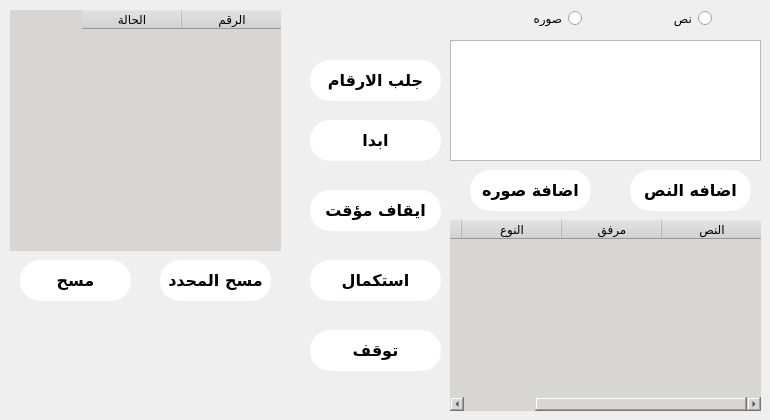
    <widget class="QWidget" name="tab_7">
     <attribute name="title">
      <string/>
     </attribute>
     <widget class="QTableWidget" name="tableWidget_3">
      <property name="geometry">
       <rect>
        <x>10</x>
        <y>10</y>
        <width>271</width>
        <height>241</height>
       </rect>
      </property>
      <property name="layoutDirection">
       <enum>Qt::RightToLeft</enum>
      </property>
      <property name="autoFillBackground">
       <bool>false</bool>
      </property>
      <property name="styleSheet">
       <string notr="true">border: none;
background-color: #d7d6d5;
</string>
      </property>
      <property name="textElideMode">
       <enum>Qt::ElideRight</enum>
      </property>
      <column>
       <property name="text">
        <string>الرقم</string>
       </property>
      </column>
      <column>
       <property name="text">
        <string>الحالة</string>
       </property>
      </column>
     </widget>
     <widget class="QPushButton" name="pushButton_15">
      <property name="geometry">
       <rect>
        <x>310</x>
        <y>120</y>
        <width>131</width>
        <height>41</height>
       </rect>
      </property>
      <property name="font">
       <font>
        <family>Almarai</family>
        <pointsize>12</pointsize>
        <weight>75</weight>
        <bold>true</bold>
       </font>
      </property>
      <property name="cursor">
       <cursorShape>PointingHandCursor</cursorShape>
      </property>
      <property name="styleSheet">
       <string notr="true">border-radius: 20px;
background-color: rgb(255, 255, 255);
</string>
      </property>
      <property name="text">
       <string>ابدا</string>
      </property>
      <property name="iconSize">
       <size>
        <width>200</width>
        <height>50</height>
       </size>
      </property>
     </widget>
     <widget class="QPushButton" name="pushButton_16">
      <property name="geometry">
       <rect>
        <x>310</x>
        <y>260</y>
        <width>131</width>
        <height>41</height>
       </rect>
      </property>
      <property name="font">
       <font>
        <family>Almarai</family>
        <pointsize>12</pointsize>
        <weight>75</weight>
        <bold>true</bold>
       </font>
      </property>
      <property name="cursor">
       <cursorShape>PointingHandCursor</cursorShape>
      </property>
      <property name="styleSheet">
       <string notr="true">border-radius: 20px;
background-color: rgb(255, 255, 255);
</string>
      </property>
      <property name="text">
       <string>استكمال</string>
      </property>
      <property name="iconSize">
       <size>
        <width>200</width>
        <height>50</height>
       </size>
      </property>
     </widget>
     <widget class="QPushButton" name="pushButton_17">
      <property name="geometry">
       <rect>
        <x>310</x>
        <y>190</y>
        <width>131</width>
        <height>41</height>
       </rect>
      </property>
      <property name="font">
       <font>
        <family>Almarai</family>
        <pointsize>12</pointsize>
        <weight>75</weight>
        <bold>true</bold>
       </font>
      </property>
      <property name="cursor">
       <cursorShape>PointingHandCursor</cursorShape>
      </property>
      <property name="styleSheet">
       <string notr="true">border-radius: 20px;
background-color: rgb(255, 255, 255);
</string>
      </property>
      <property name="text">
       <string>ايقاف مؤقت</string>
      </property>
      <property name="iconSize">
       <size>
        <width>200</width>
        <height>50</height>
       </size>
      </property>
     </widget>
     <widget class="QPushButton" name="pushButton_18">
      <property name="geometry">
       <rect>
        <x>20</x>
        <y>260</y>
        <width>111</width>
        <height>41</height>
       </rect>
      </property>
      <property name="font">
       <font>
        <family>Almarai</family>
        <pointsize>12</pointsize>
        <weight>75</weight>
        <bold>true</bold>
       </font>
      </property>
      <property name="cursor">
       <cursorShape>PointingHandCursor</cursorShape>
      </property>
      <property name="styleSheet">
       <string notr="true">border-radius: 20px;
background-color: rgb(255, 255, 255);
</string>
      </property>
      <property name="text">
       <string>مسح</string>
      </property>
      <property name="iconSize">
       <size>
        <width>200</width>
        <height>50</height>
       </size>
      </property>
     </widget>
     <widget class="QPushButton" name="pushButton_19">
      <property name="geometry">
       <rect>
        <x>310</x>
        <y>60</y>
        <width>131</width>
        <height>41</height>
       </rect>
      </property>
      <property name="font">
       <font>
        <family>Almarai</family>
        <pointsize>12</pointsize>
        <weight>75</weight>
        <bold>true</bold>
       </font>
      </property>
      <property name="cursor">
       <cursorShape>PointingHandCursor</cursorShape>
      </property>
      <property name="styleSheet">
       <string notr="true">border-radius: 20px;
background-color: rgb(255, 255, 255);
</string>
      </property>
      <property name="text">
       <string>جلب الارقام</string>
      </property>
      <property name="iconSize">
       <size>
        <width>200</width>
        <height>50</height>
       </size>
      </property>
     </widget>
     <widget class="QPushButton" name="pushButton_21">
      <property name="geometry">
       <rect>
        <x>310</x>
        <y>330</y>
        <width>131</width>
        <height>41</height>
       </rect>
      </property>
      <property name="font">
       <font>
        <family>Almarai</family>
        <pointsize>12</pointsize>
        <weight>75</weight>
        <bold>true</bold>
       </font>
      </property>
      <property name="cursor">
       <cursorShape>PointingHandCursor</cursorShape>
      </property>
      <property name="styleSheet">
       <string notr="true">border-radius: 20px;
background-color: rgb(255, 255, 255);
</string>
      </property>
      <property name="text">
       <string>توقف</string>
      </property>
      <property name="iconSize">
       <size>
        <width>200</width>
        <height>50</height>
       </size>
      </property>
     </widget>
     <widget class="QPushButton" name="pushButton_20">
      <property name="geometry">
       <rect>
        <x>630</x>
        <y>170</y>
        <width>121</width>
        <height>41</height>
       </rect>
      </property>
      <property name="font">
       <font>
        <family>Almarai</family>
        <pointsize>12</pointsize>
        <weight>75</weight>
        <bold>true</bold>
       </font>
      </property>
      <property name="cursor">
       <cursorShape>PointingHandCursor</cursorShape>
      </property>
      <property name="styleSheet">
       <string notr="true">border-radius: 20px;
background-color: rgb(255, 255, 255);
</string>
      </property>
      <property name="text">
       <string>اضافه النص</string>
      </property>
      <property name="iconSize">
       <size>
        <width>200</width>
        <height>50</height>
       </size>
      </property>
     </widget>
     <widget class="QPushButton" name="pushButton_22">
      <property name="geometry">
       <rect>
        <x>470</x>
        <y>170</y>
        <width>121</width>
        <height>41</height>
       </rect>
      </property>
      <property name="font">
       <font>
        <family>Almarai</family>
        <pointsize>12</pointsize>
        <weight>75</weight>
        <bold>true</bold>
       </font>
      </property>
      <property name="cursor">
       <cursorShape>PointingHandCursor</cursorShape>
      </property>
      <property name="styleSheet">
       <string notr="true">border-radius: 20px;
background-color: rgb(255, 255, 255);
</string>
      </property>
      <property name="text">
       <string>اضافة صوره</string>
      </property>
      <property name="iconSize">
       <size>
        <width>200</width>
        <height>50</height>
       </size>
      </property>
     </widget>
     <widget class="QTableWidget" name="tableWidget_4">
      <property name="geometry">
       <rect>
        <x>450</x>
        <y>220</y>
        <width>311</width>
        <height>191</height>
       </rect>
      </property>
      <property name="layoutDirection">
       <enum>Qt::RightToLeft</enum>
      </property>
      <property name="autoFillBackground">
       <bool>false</bool>
      </property>
      <property name="styleSheet">
       <string notr="true">border: none;
background-color: #d7d6d5;
</string>
      </property>
      <property name="textElideMode">
       <enum>Qt::ElideRight</enum>
      </property>
      <column>
       <property name="text">
        <string>النص</string>
       </property>
      </column>
      <column>
       <property name="text">
        <string>مرفق</string>
       </property>
      </column>
      <column>
       <property name="text">
        <string>النوع</string>
       </property>
      </column>
      <column>
       <property name="text">
        <string/>
       </property>
      </column>
     </widget>
     <widget class="QTextEdit" name="textEdit">
      <property name="geometry">
       <rect>
        <x>450</x>
        <y>40</y>
        <width>311</width>
        <height>121</height>
       </rect>
      </property>
      <property name="layoutDirection">
       <enum>Qt::RightToLeft</enum>
      </property>
     </widget>
     <widget class="QRadioButton" name="radioButton">
      <property name="geometry">
       <rect>
        <x>500</x>
        <y>10</y>
        <width>82</width>
        <height>17</height>
       </rect>
      </property>
      <property name="layoutDirection">
       <enum>Qt::RightToLeft</enum>
      </property>
      <property name="text">
       <string>صوره</string>
      </property>
     </widget>
     <widget class="QRadioButton" name="radioButton_2">
      <property name="geometry">
       <rect>
        <x>630</x>
        <y>10</y>
        <width>82</width>
        <height>17</height>
       </rect>
      </property>
      <property name="layoutDirection">
       <enum>Qt::RightToLeft</enum>
      </property>
      <property name="text">
       <string>نص</string>
      </property>
     </widget>
     <widget class="QPushButton" name="pushButton_23">
      <property name="geometry">
       <rect>
        <x>160</x>
        <y>260</y>
        <width>111</width>
        <height>41</height>
       </rect>
      </property>
      <property name="font">
       <font>
        <family>Almarai</family>
        <pointsize>12</pointsize>
        <weight>75</weight>
        <bold>true</bold>
       </font>
      </property>
      <property name="cursor">
       <cursorShape>PointingHandCursor</cursorShape>
      </property>
      <property name="styleSheet">
       <string notr="true">border-radius: 20px;
background-color: rgb(255, 255, 255);
</string>
      </property>
      <property name="text">
       <string>مسح المحدد</string>
      </property>
      <property name="iconSize">
       <size>
        <width>200</width>
        <height>50</height>
       </size>
      </property>
     </widget>
    </widget>
